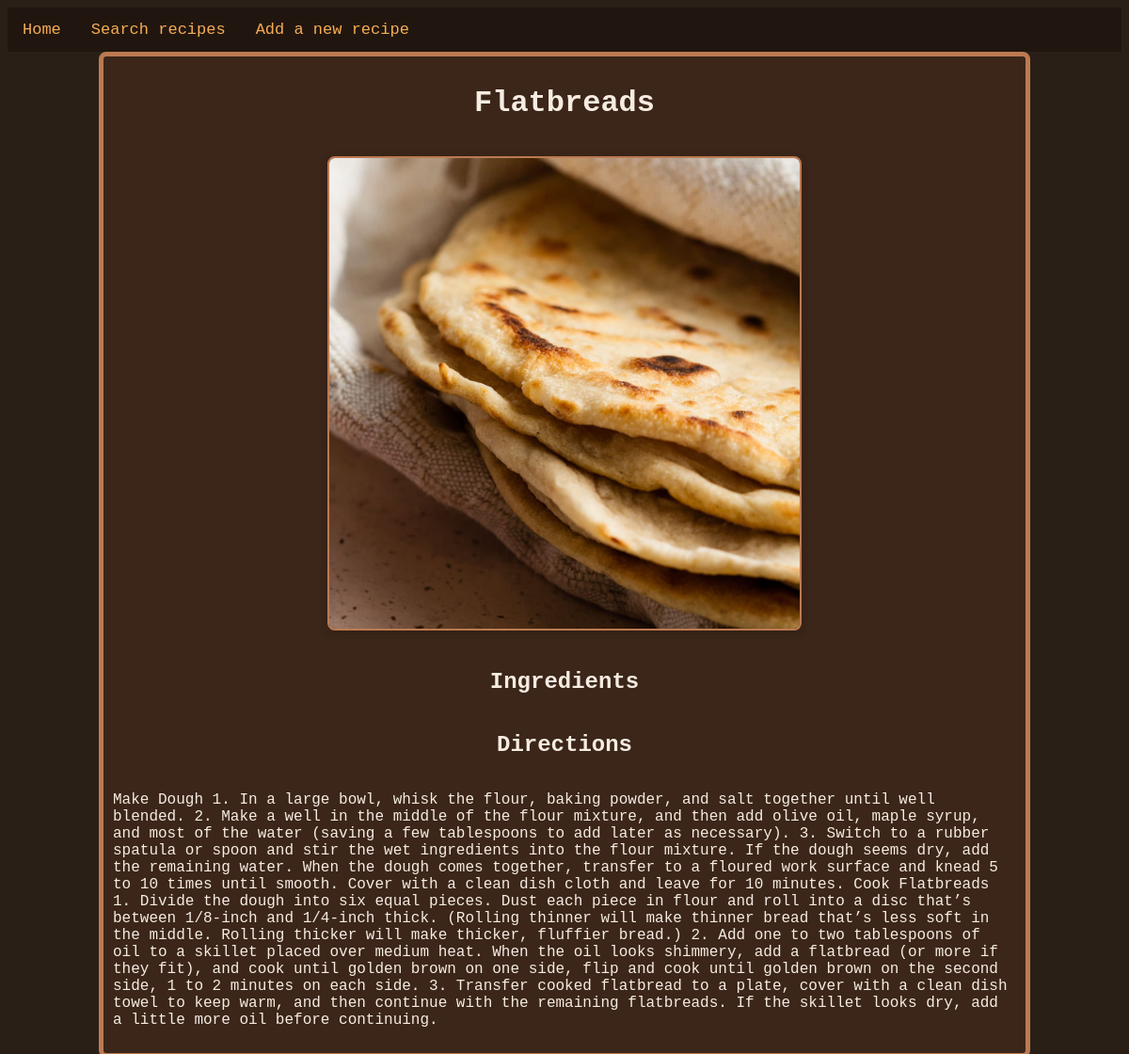
The app's page /recipes/3/ with its own data.
### recipesMain/models.py (models this page shows, shortened)
class recipe(models.Model):
    recipeId = models.BigAutoField(primary_key = True)
    title = models.CharField(max_length = 50)
    prepTime = models.IntegerField(default=15)
    cookTime = models.IntegerField(default=20)
    ingredients = models.TextField()
    body = models.TextField()
    image = models.ImageField(upload_to="food_images/", default="food_images/icon.png")
    tag = models.ManyToManyField(category, db_column = "categoryTitle")
    class Meta:
        db_table = "recipe"

### recipesMain/views.py (the view)
# urls.py: path("<int:recipeId>/", views.expandRecipeView, name="expandRecipeView"),
def expandRecipeView(request, recipeId):
    try:
        recipesDisp = recipe.objects.get(pk=recipeId)
        recipeRequest = HttpResponse("This is recipe %s" % recipeId)
    except:
        raise Http404("Recipe does not exist. Maybe you should write it!")
    return render(request, "recipeViews/recipeExpand.html", {"recipesDisp": recipesDisp, })

### templates/recipeViews/recipeExpand.html
{% extends "base.html" %}
{% block content %}
<div class="centreColumn">
    <h1>{{ recipesDisp.title }}</h1>
    <p><img class="expandImage" src="{{ recipesDisp.image.url }}" alt="{{ recipesDisp.image.url }}"></p>
    <h2>Ingredients</h2>
    <h2>Directions</h2>
    <p>{{ recipesDisp.body }}</p>
</div>
{% endblock %}

### static/css/main.css (style rules this page uses)
:root { --autumn-bg: #2a1f17; --autumn-container-bg: #3b2619; --autumn-accent: #e08535; --autumn-accent-dark: #8f4c1c; --autumn-text: #f6ece2; --autumn-link: #f6ad55; --autumn-hover: #e57242; --autumn-border: #bc7a51; }
.centreColumn { width: 960px; height: 100%; padding: 10px; border: 5px solid var(--autumn-border); border-radius: 8px; word-break: keep-all; background-color: var(--autumn-container-bg); margin: auto; display: flex; flex-direction: column; align-items: center; color: var(--autumn-text); }
.expandImage { width: 100%; max-width: 500px; border-radius: 8px; border: 2px solid var(--autumn-border); box-shadow: 0 2px 8px #21160f55; }
body { color: var(--autumn-text); background-color: var(--autumn-bg); font-family: 'Lucida Console', 'Courier New', monospace; height: 100%; }

### records on screen
recipe: title "Flatbreads", image (picture), body "Make Dough 1. In a large bowl, whisk the flour, baking powder, and salt together until well blended. 2. Make a well in the middle of the flour mixture, and then add olive oil, maple syrup, and most of the water (saving a few tablespoons to add later as necessary). 3. Switch to a rubber spatula or spoon and stir the wet ingredients into the flour mixture. If the dough seems dry, add the remaining water. When the dough comes together, transfer to a floured work surface and knead 5 to 10 times until smooth. Cover with a clean dish cloth and leave for 10 minutes. Cook Flatbreads 1. Divide the dough into six equal pieces. Dust each piece in flour and roll into a disc that’s between 1/8-inch and…"
